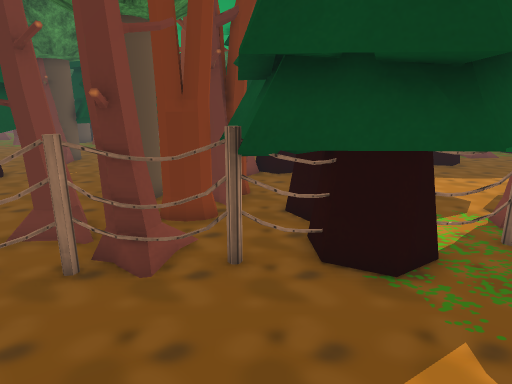
view 1 (above)

24 first-person views from a walk through a Unity game level. The camera is 1.4 m above the floor, tilts 14° down and sees 75° across. The floor is counted in squares, 0.47 m on a side. Each view is taken from the middle of a square. On the plan, view 1 faces up. The plan holds only what a view shows up to about 20 squares ahead; the rest is blank. The place goes on beyond the plan. Some trees and plants on the terrain are drawn as simple stand-ins. The player character is not drawn. Some surface patterns are stand-ins.

view 2
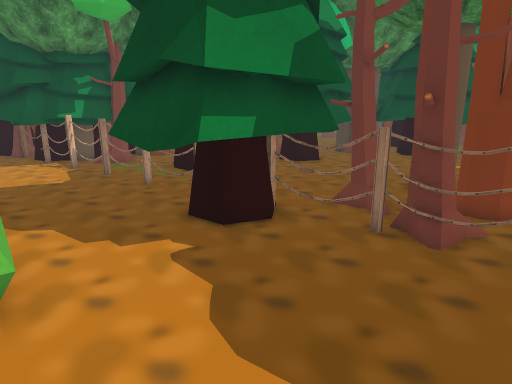

view 3
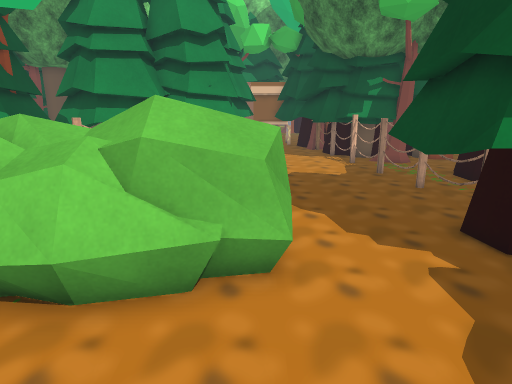

view 4
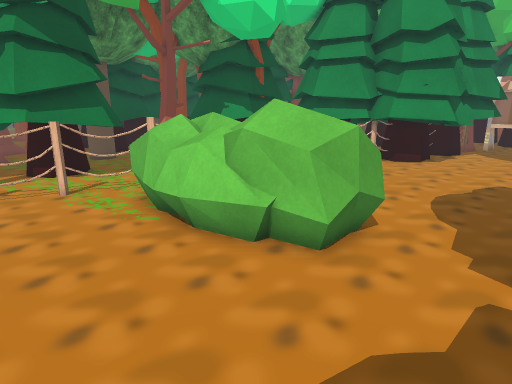

view 5
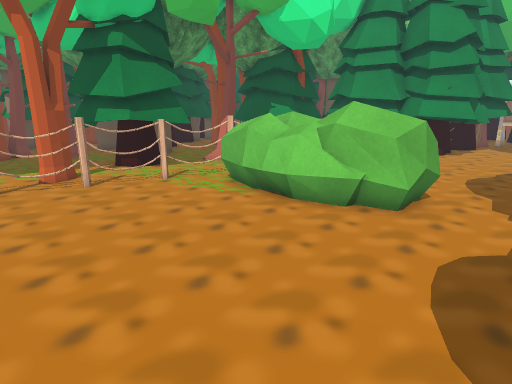

view 6
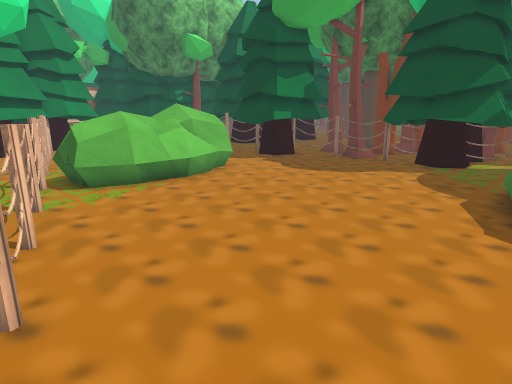

view 7
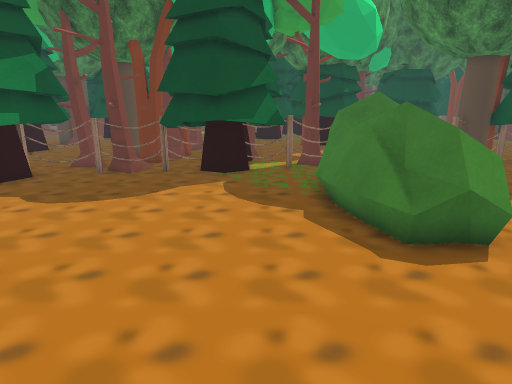

view 8
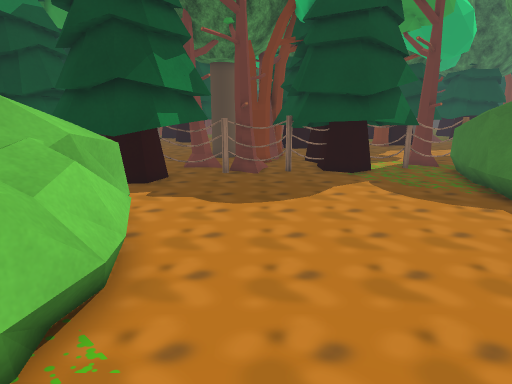

view 9
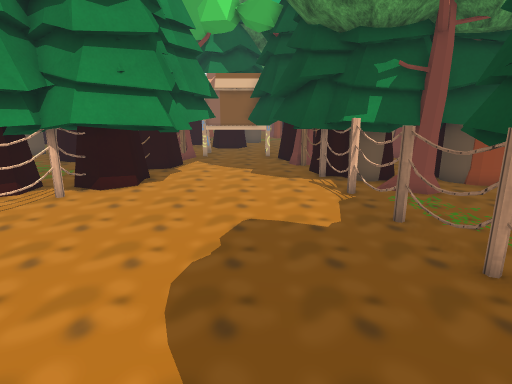

view 10
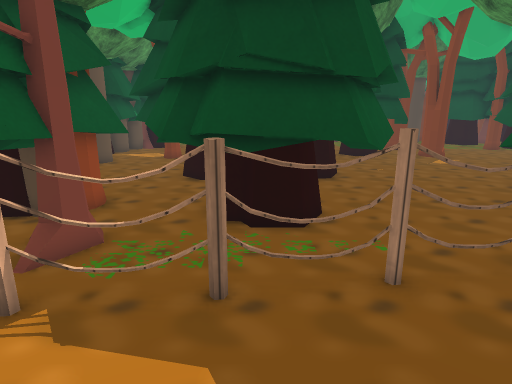

view 11
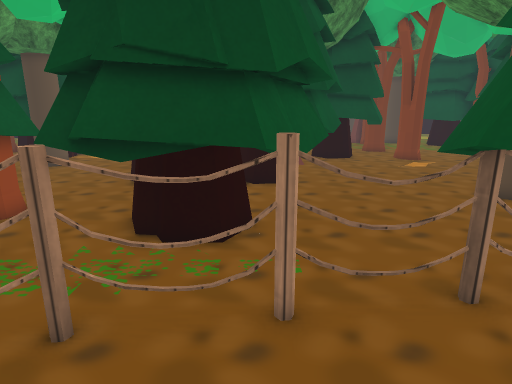

view 12
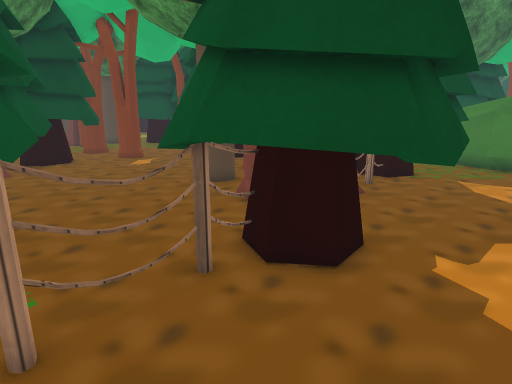

view 13
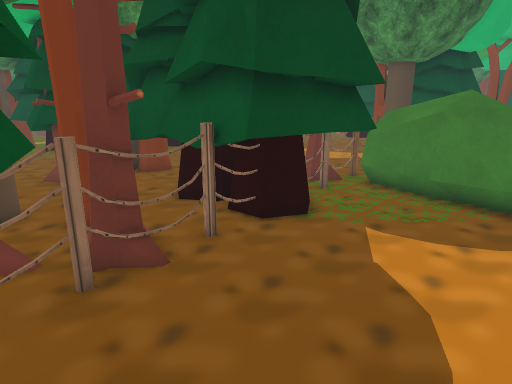

view 14
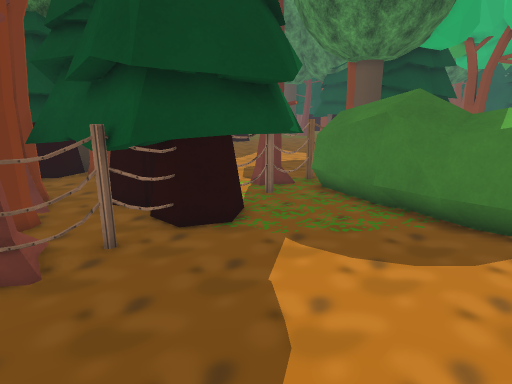

view 15
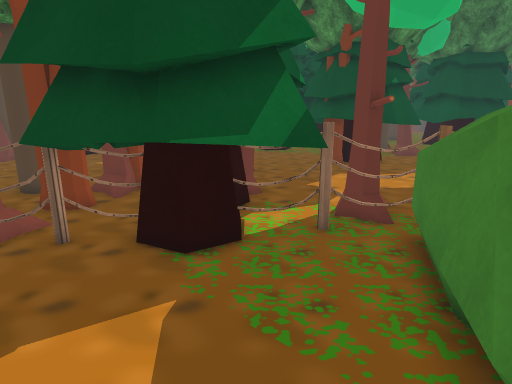

view 16
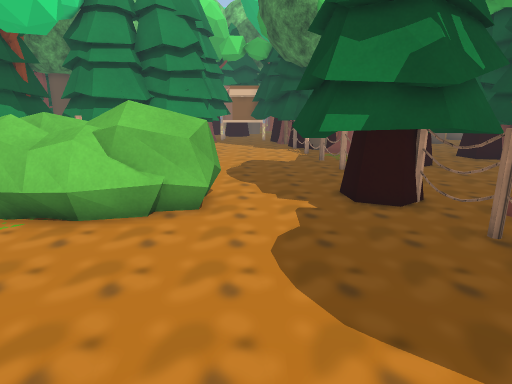

view 17
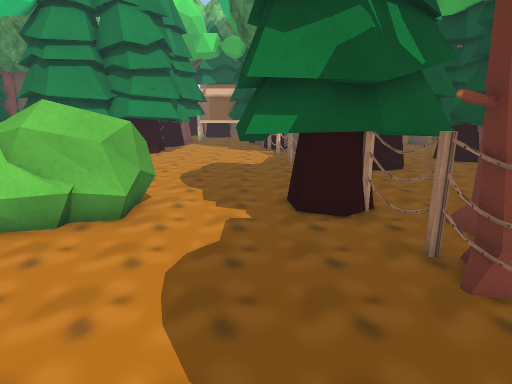

view 18
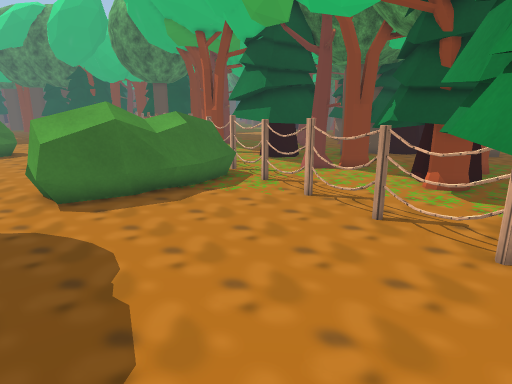

view 19
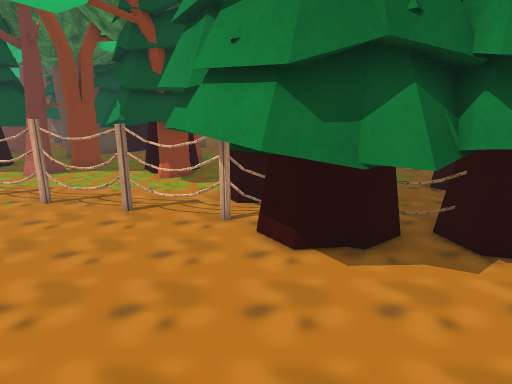

view 20
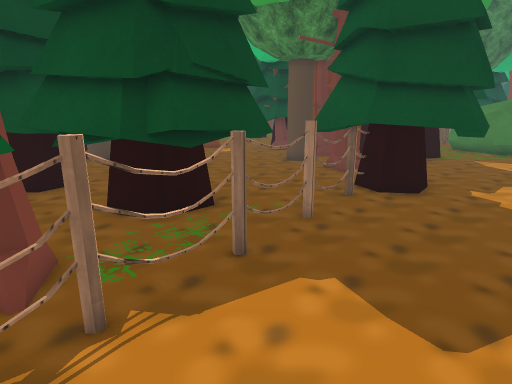

view 21
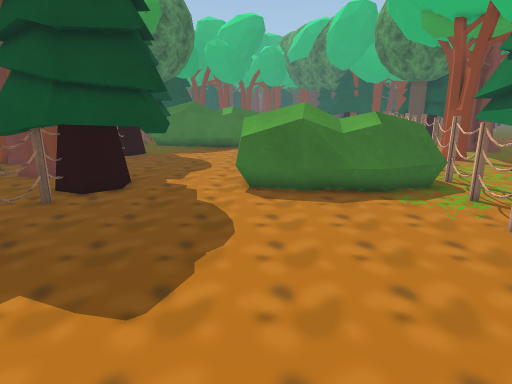

view 22
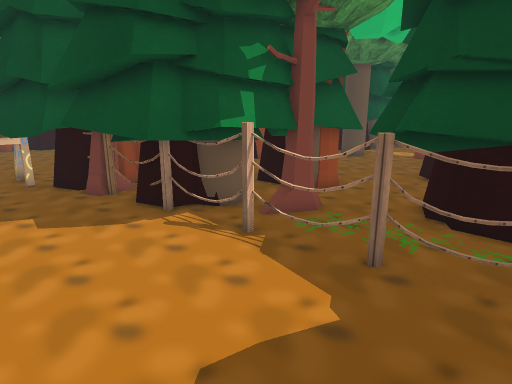

view 23
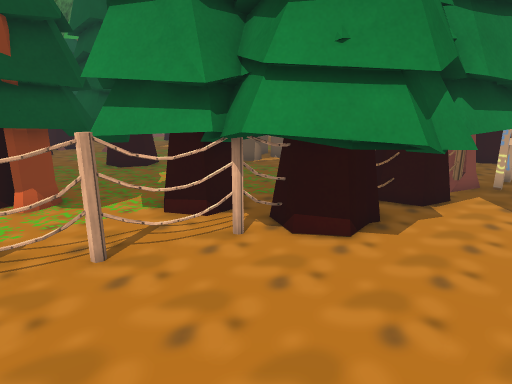

view 24
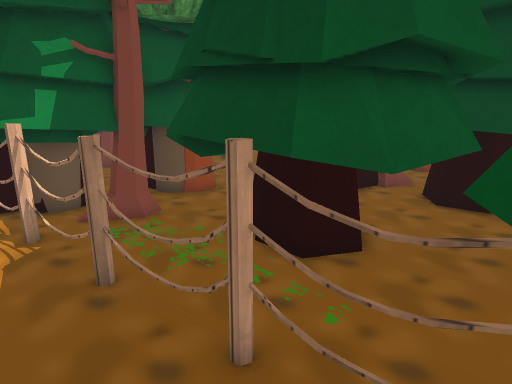

### Floor plan
Key: @ floor where view 1 was taken; # wall or solid block; . floor; / step, stairs or slope; T tree; F fence; B bush; O other object.
Columns run from 25 left of view 1 to 8 right of it. Each row starts with its distance up from view 1.
 22                    T    ..
 21      T        TTTTTTT#  ..
 20  TT.TT  TT  TTTTTTTT.TT...
 19 T T..T   TT.TTTTTTTT....      ..TT
 18 TTT...   ....  . .......T     ..TT
 17  T....         ........TT  TT ..TT
 16 T.....        T .......TTTTTT ...T
 15 T....    TT   TTT......TTTTTTT....
 14   ... TT TT TTTT........ TTT .....
 13    ..TTTTTTTTTTT..........T.......
 12      .TTTTTTTTTT....T .TTTT  T....
 11     T .TT    T......TTTTTTT TT ...
 10     TT  T    T..........TT    T...
  9    TTTTTTT    .........TTTTTTTT T/
  8   TTTTTTTTT  TT....TT....TTT TT.T/
  7     TTTTTTT TT..TT TT.TT.TT   FFTF
  6     TTT.TTTTTT.TTTTTTFFFFFTTTTT.OO
  5    TTTT...TTT.FFTTTTTT.T.TTTTTT.OO
  4    TTTTFFFFFFF.TTTTTTT....TTTT..OO
  3 T TTTTF........TTTTTTT..........OO
  2 T TTTT..........TTTTT..........OOO
  1 TTTTT............TT............OOO
  0 T........................@......OO
 -1 ..................BB............OO
 -2 TT...............BBBB...........OO
 -3 TTTTTTT..........BBBB............O
 -4 TTTTTTTT.........BBBBB............
 -5  TT TTTTT........BBBBB............
 -6  TT  TTTT........BBBBB............
 -7      TTTFF.......BBBBB............
 -8         TTFFFF...BBBB.............
 -9       TTTT...FFFF.BBB.............
-10        TTT.......FFFF............
-11        TT............FFFF.......
-12       TTTTTTT...........FFFFF..
-13         TTTTTT TT  TTTTT T# F    .

Positions as (right, up) in squares from view 1, and headings:
1: (0, 0), facing up
2: (0, -2), facing up-left
3: (0, -2), facing left
4: (0, 2), facing down-left
5: (4, 2), facing down-left
6: (8, -13), facing up-left
7: (4, -10), facing up
8: (-2, -10), facing up
9: (-7, 0), facing left
10: (-15, -1), facing up
11: (-13, 0), facing up
12: (-13, 0), facing up-right
13: (-5, 0), facing up-right
14: (-3, -1), facing up-right
15: (4, -1), facing up
16: (4, 0), facing left
17: (3, 2), facing left
18: (-19, 1), facing down-right
19: (-19, 2), facing down
20: (-20, -1), facing up-right
21: (-20, -2), facing right
22: (-13, -2), facing up-left
23: (-13, -1), facing down-left
24: (-10, 2), facing up-left
